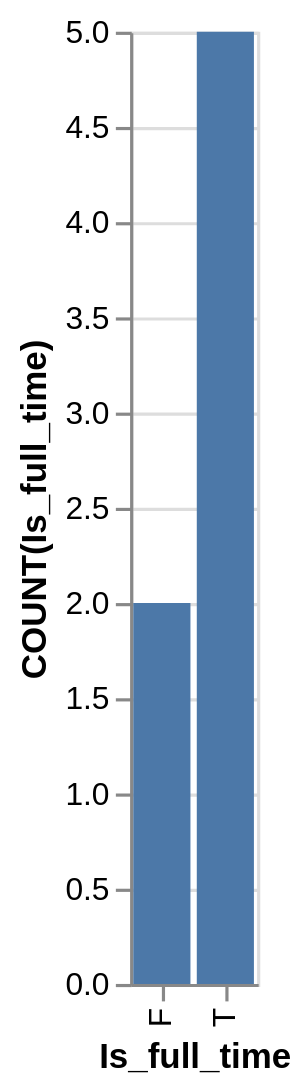

The Vega-Lite source for this figure:
### Vega-Lite specification from a JSON file in a GitHub repository (floating-point values rounded to 4 significant figures)
{"data": {"values": [{"x_data": "F", "y_data": 2}, {"x_data": "T", "y_data": 5}]}, "mark": "bar", "encoding": {"x": {"field": "x_data", "type": "nominal", "title": "Is_full_time", "sort": "ascending"}, "y": {"field": "y_data", "type": "quantitative", "title": "COUNT(Is_full_time)"}}}
